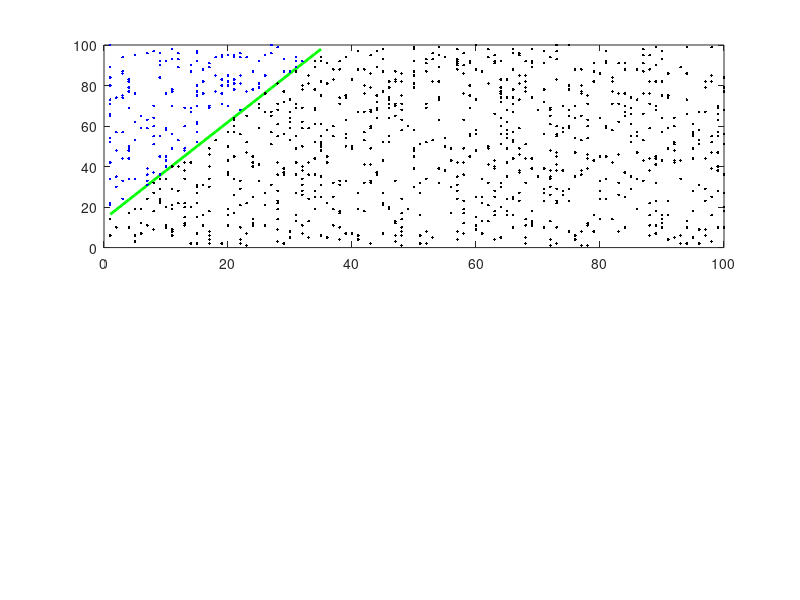

MATLAB code to generate this figure: (Note: this script raises an error after producing the figure.)
clear;
clc;
x=1:1:100;
X=([1:100]);
Y=([1:100]);
[Xp Yp]=meshgrid(X',Y');
ress=[Xp(:) Yp(:)];
x=randi([1,100],1000,1);
y=randi([1,100],1000,1);
m=[x y];
m=unique(m,'rows');
re=setdiff(ress,m,'rows');
x=m(:,1);
y=m(:,2);
kk=0.5:0.1:5;
ki=randi([1 length(kk)]);
k=kk(ki);
t=k*x+14;
%hold on
i=0;
t1=[];  
x1=[];
for i=1:length(t)
    if t(i)>=100
        break;
    end;
    t1=[t1 t(i)];
    x1=[x1 x(i)];
    i=i+1;
end;
xd=[];
yd=[];
xu=[];
yu=[];
for i=1:length(x)
    if y(i)<t(i)
        yd=[yd y(i)];
        xd=[xd x(i)];
    end;
    if y(i)>=t(i)
        yu=[yu y(i)];
        xu=[xu x(i)];
    end;
end;
subplot(2,1,1)
plot(x1,t1,'g-','LineWidth', 2)
hold on
plot(xu,yu,'b.')
hold on
plot(xd,yd,'k.')
xd=xd';
yd=yd';
md=[xd,yd];
md=md';
classd=[];
for i=1:length(xd)
    classd=[classd 1];
end;
classd=classd;
md=[md; classd]';
classu=[];
for i=1:length(xu)
    classu=[classu -1];
end;
classu=classu;
xu=xu';
yu=yu';
mu=[xu,yu];
mu=mu';
mu=[mu; classu]';
mm=[md;mu];
os=[];
n=0;
mN1=[];
o=[];
DT=[];
mmcopy=mm;
classificat=[];
oss=[];
%while length(mN1)<length(mm)
for j=1:10
    mN=[];
        mNN=[];
        h=0;
            while length(mN)<=length(mm)
                nrows = size(mm,1);
               % nrand = randi([1 1]); %1000
                rand_rows = randperm(nrows, 1);
                mmN = mm(rand_rows,:);
                mN=[mN;mmN];
            end;
    %        while length(mN)~=length(mm)          
     %           i=randi([1,100]);
      %          mN(i,:)=[];
       %     end;
            mN=unique(mN,'rows');
          % ctrl=[];
           ctrl=setdiff(mm,mN,'rows');
           ctrlz=ctrl;
           ctrl(:,3)=[];
         %%%%??????????????????????%%%%%%%%%  mm=mN;
           mz=cat(1,mm,ctrlz);
           classificat=[];
           n=0;
           os=[];
    for i=1:1:25
        mN=[];
        mNN=[];
        h=0;
            while length(mN)<=length(mm)
                nrows = size(mm,1);
               % nrand = randi([1 10]); %1000
                rand_rows = randperm(nrows, 1);
                mmN = mm(rand_rows,:);
                mN=[mN;mmN];
            end;
       %     while length(mN)~=length(mm)          
        %        i=randi([1,100]);
         %       mN(i,:)=[];
          %  end;
            mN=unique(mN,'rows');
          % ctrl=[];
         %%%%  ctrl=setdiff(mm,mN,'rows');
        %%%%   ctrl(:,3)=[];
        DT = fitctree(mN(:,1:2), mN(:,3)); %, 'SplitCriterion', 'deviance', 'CategoricalPredictors','all'); 
        %view(DT,'mode','graph')
        n=n+1;
        cl=predict(DT,ctrl(:,1:2));
       % while length(cl)<1000
       %   cl=[cl;0];
       % end;
        classificat=cat(2,classificat,cl);
        if n~=1
            sumclass=sum(classificat');
        else
            sumclass=classificat;
        end;
        for i=1:(length(sumclass))
            if sumclass(i)>0
                sumclass(i)=1;
            end;
            if sumclass(i)<0
                sumclass(i)=-1;
            end;
        end;
        for i=(length(sumclass)):-1:length(ctrl)+1
            sumclass(i)=[];
        end;
       if n==1
         vb=ctrl;
         vb=cat(2,vb,sumclass);
       else
           sumclass=sumclass';
           vb=cat(2,ctrl,sumclass);
       end;
     %   vb=vb;
        ooo=setxor(ctrlz,vb,'rows');
       %%%% oshibka=setdiff(mm,vb,'rows');
       % oshibka=setdiff(mz,vb,'rows');
      %%%%  oshibka=length(oshibka);
     %%%   o=[o oshibka];
        os=[os;length(ooo)/length(ctrl)];
        if n==25
            if length(oss)==0
                oss=cat(1,oss,os);
            else
                oss=cat(2,oss,os);
            end;
        end;
    end;
end;
v=0;
%%%o=o';
oss=oss';
osum=sum(oss(1:10,:));
[A z]=min(osum);
%a=mod(z,25);
%%%%n=z;%optimal chislo derev
n=z;
sx=randi([1,100],9000,1);
sy=randi([1,100],9000,1);
sm=[sx sy];
sm=unique(sm,'rows');
sm=re;
les=TreeBagger(n,mm(:,1:2),mm(:,3));%, 'OOBPredictorImportance' , 'On' );
ct=predict(les,sm(:,1:2));
ctt = str2double(ct);
%ctt=ctt;
sm=cat(2,sm,ctt);
sm=sortrows(sm,3);
z=0;
for i=1:length(sm)
    if sm(i,3)==1
        z=i;
        break;
    end;
end;
smu=sm(1:z-1,:);
smd=sm(z:length(sm),:);
subplot(2,1,2)
plot(smu(:,1),smu(:,2),'b.');
hold on
plot(smd(:,1),smd(:,2),'k.');
hold on;
plot(x1,t1,'g-', 'LineWidth', 2);
figure
plot(1:10,oss(1:10,1),'b');
hold on
plot(1:10,oss(1:10,2),'r');
hold on
plot(1:10,oss(1:10,n),'g');
hold on
plot(1:10,oss(1:10,25),'k');
